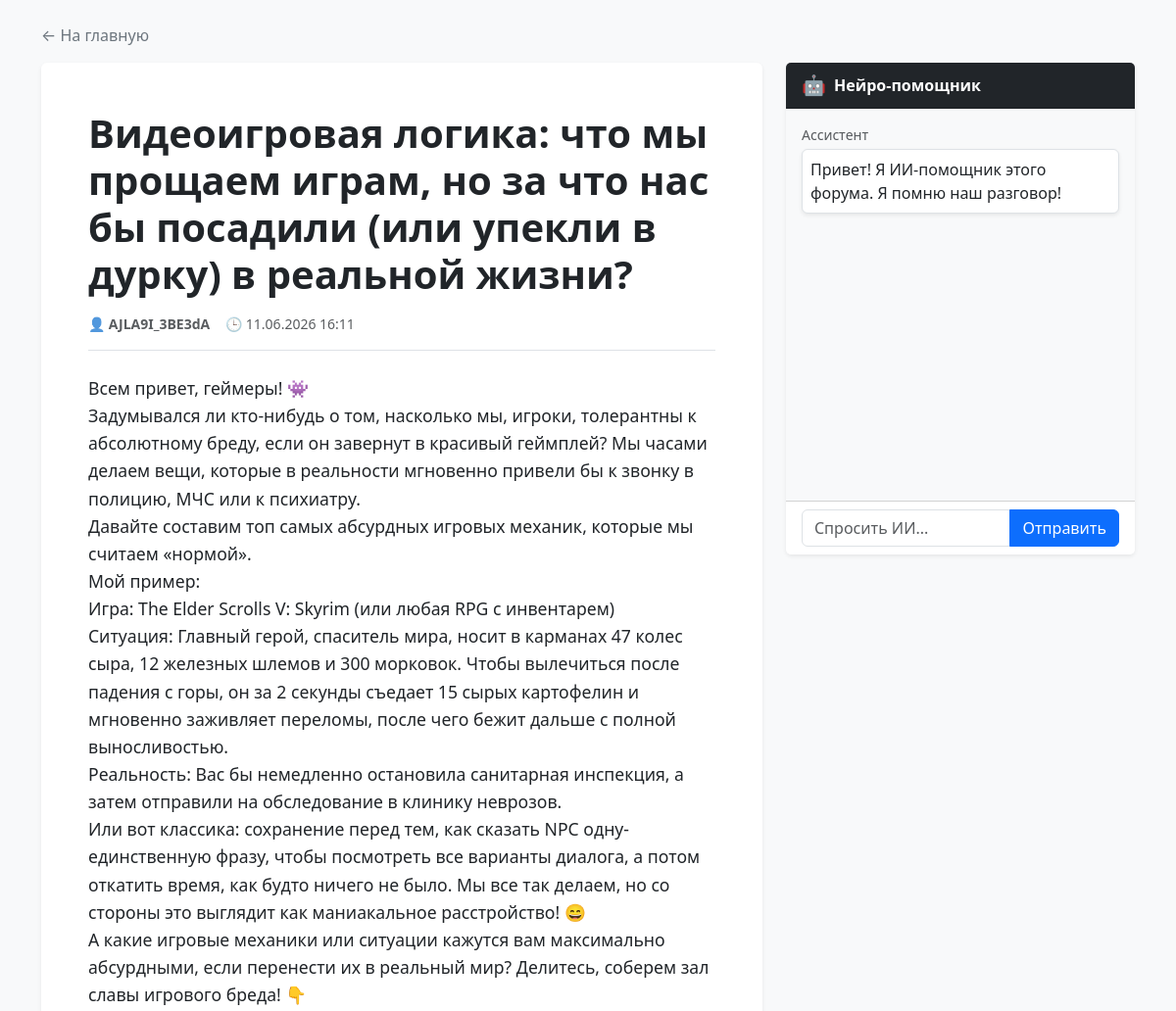
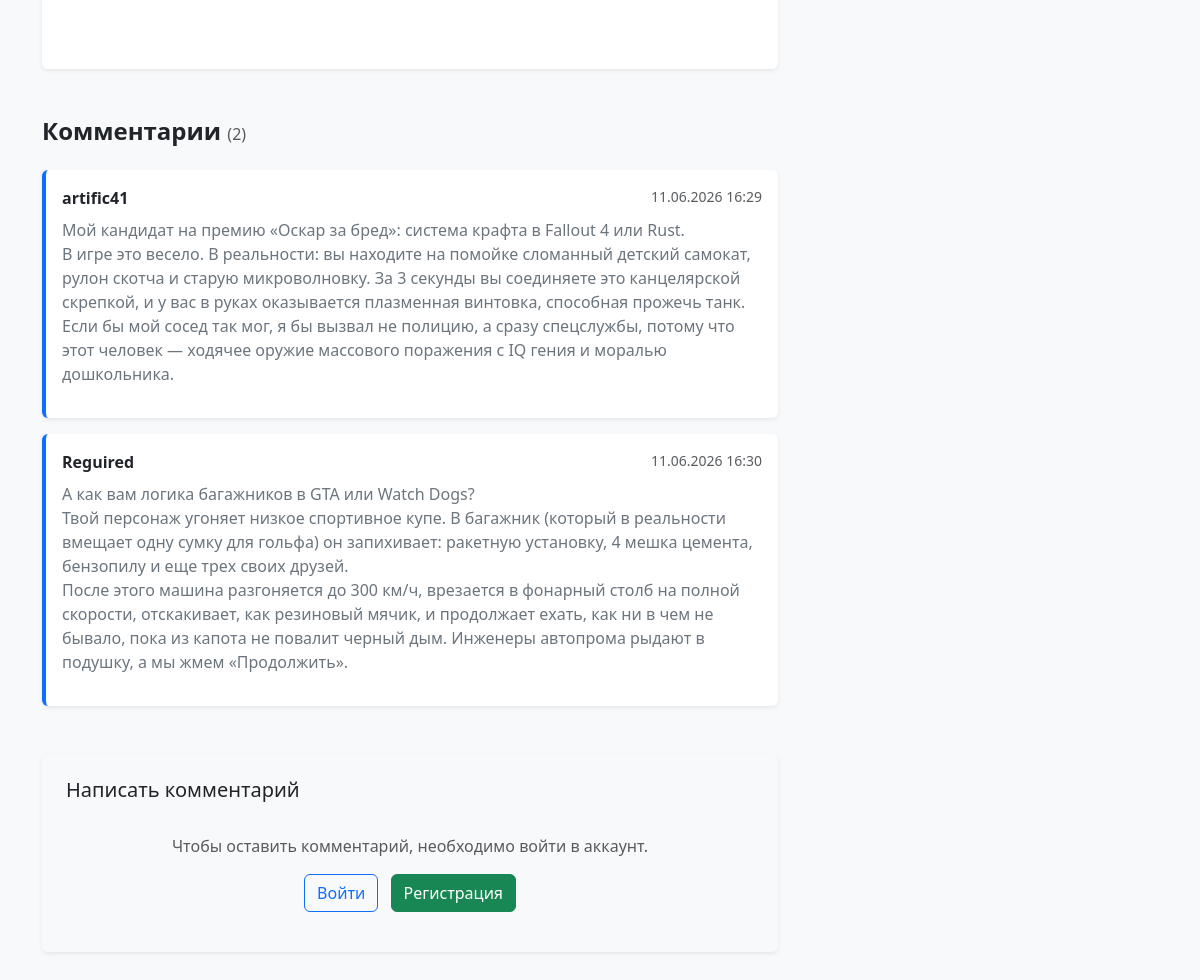
Screenshot of /post/7/ with the database file from the repository (2 pictures, top to bottom).
### forum/models.py (models this page shows, shortened)
class Post(models.Model):
    title = models.CharField(max_length=200)
    content = models.TextField()
    created_at = models.DateTimeField(auto_now_add=True)
    category = models.ForeignKey(
        Category,
        on_delete=models.CASCADE
    )
    author = models.ForeignKey(
    User,
    on_delete=models.CASCADE
)

class Comment(models.Model):
    content = models.TextField()
    author = models.ForeignKey(User, on_delete=models.CASCADE)
    created_at = models.DateTimeField(auto_now_add=True)
    post = models.ForeignKey(
        Post,
        on_delete=models.CASCADE
    )

### forum/views.py (the view)
# urls.py: path('post/<int:post_id>/', views.post_detail, name='post_detail'),
def post_detail(request, post_id):
    post = get_object_or_404(Post, id=post_id)
    if request.method == 'POST':
        form = CommentForm(request.POST)
        if form.is_valid():
            if not request.user.is_authenticated:
                return redirect('login')
            comment = form.save(commit=False)
            comment.post = post
            comment.author = request.user
            comment.save()
            return redirect(
                'post_detail',
                post_id=post.id
            )
    else:
        form = CommentForm()
    comments = post.comment_set.all()
    return render(
        request,
        'forum/post_detail.html',
        {
            'post': post,
            'comments': comments,
            'form': form
        }
    )

### forum/forms.py
class CommentForm(forms.ModelForm):
    class Meta:
        model = Comment
        fields = ['content']

### forum/templates/forum/post_detail.html (shortened to what this page needs)
<!DOCTYPE html>
<html lang="ru">
<head>
    <link href="https://cdn.jsdelivr.net/npm/bootstrap@5.3.7/dist/css/bootstrap.min.css" rel="stylesheet">
</head>
<body>
<div class="container mt-4 pb-5">
    <a href="/" class="text-decoration-none text-secondary mb-3 d-inline-block">
        &larr; На главную
    </a>
    <div class="row">
        <div class="col-lg-8">
            <div class="card shadow-sm border-0 mb-5">
                <div class="card-body p-4 p-sm-5">
                    <h1 class="card-title fw-bold mb-3">
                        {{ post.title }}
                    </h1>
                    <div class="d-flex align-items-center text-muted small mb-4 pb-3 border-bottom">
                        <span class="me-3">👤 <strong>{{ post.author.username }}</strong></span>
                        <span>🕒 {{ post.created_at|date:"d.m.Y H:i" }}</span>
                    </div>
                    <div class="post-content mb-4">
                        {{ post.content|linebreaks }}
                    </div>
                </div>
            </div>
            <h4 class="mb-4 fw-bold">Комментарии <span class="text-muted fs-6 fw-normal">({{ comments|length }})</span></h4>
            <div class="mb-5">
                {% for comment in comments %}
                    <div class="card border-0 shadow-sm mb-3 border-start border-primary border-4">
                        <div class="card-body py-3">
                            <div class="d-flex justify-content-between align-items-start mb-2">
                                <span class="fw-bold">
                                    {{ comment.author.username }}
                                </span>
                                <small class="text-muted">{{ comment.created_at|date:"d.m.Y H:i" }}</small>
                            </div>
                            <div class="mb-0 text-secondary">
                                {{ comment.content|linebreaks }}
                            </div>
                        </div>
                    </div>
                {% empty %}
                    <div class="alert alert-light text-center text-muted border border-dashed py-4 shadow-sm">
                        💬 Комментариев пока нет. Напишите первым!
                    </div>
                {% endfor %}
            </div>
            <div class="card shadow-sm border-0 bg-light mb-4">
                <div class="card-body p-4">
                    <h5 class="mb-3">Написать комментарий</h5>
                    {% if user.is_authenticated %}
                        <form method="post">
                            {% csrf_token %}
                            {{ form.as_p }}
                            <div class="text-end">
                                <button type="submit" class="btn btn-primary px-4 fw-bold shadow-sm">
                                    Отправить
                                </button>
                            </div>
                        </form>
                    {% else %}
                        <div class="text-center py-3">
                            <p class="text-muted mb-3">Чтобы оставить комментарий, необходимо войти в аккаунт.</p>
                            <a href="/login/" class="btn btn-outline-primary me-2">Войти</a>
                            <a href="/register/" class="btn btn-success">Регистрация</a>
                        </div>
                    {% endif %}
                </div>
            </div>
        </div>
        <div class="col-lg-4 mt-4 mt-lg-0">
            <div class="card shadow-sm border-0 sticky-top" style="top: 20px;">
                <div class="card-header bg-dark text-white d-flex align-items-center">
                    <span class="fs-5 me-2">🤖</span>
                    <strong>Нейро-помощник</strong>
                </div>
                <div class="card-body bg-light" style="height: 400px; overflow-y: auto;" id="chatBox">
                    <div class="mb-3" id="welcomeMsg">
                        <div class="text-muted small mb-1">Ассистент</div>
                        <div class="p-2 bg-white border rounded shadow-sm d-inline-block">
                            Привет! Я ИИ-помощник этого форума. Я помню наш разговор!
                        </div>
                    </div>
                </div>
                <div class="card-footer bg-white">
                    <div class="input-group">
                        <input type="text" id="aiInput" class="form-control" placeholder="Спросить ИИ...">
                        <button class="btn btn-primary" id="sendBtn" type="button">Отправить</button>
                    </div>
                </div>
            </div>
        </div>
    </div>
</div>
</body>
</html>

### forum/templates/forum/post_detail.html (style rules this page uses)
body { background-color: #f8f9fa; }
.post-content { font-size: 1.1rem; line-height: 1.6; color: #212529; }

### rows the page displays
Post: title "Видеоигровая логика: что мы прощаем играм, но за что нас бы посадили (или упекли в дурку) в реальной жизни?", author.username "AJLA9I_3BE3dA", created_at "11.06.2026 16:11", content "Всем привет, геймеры! 👾 Задумывался ли кто-нибудь о том, насколько мы, игроки, толерантны к абсолютному бреду, если он завернут в красивый геймплей? Мы часами делаем вещи, которые в реальности мгновенно привели бы к звонку в полицию, МЧС или к психиатру. Давайте составим топ самых абсурдных игровых механик, которые мы считаем «нормой». Мой пример: Игра: The Elder Scrolls V: Skyrim (или любая RPG с инвентарем) Ситуация: Главный герой, спаситель мира, носит в карманах 47 колес сыра, 12 железных шлемов и 300 морковок. Чтобы вылечиться после падения с горы, он за 2 секунды съедает 15 сырых картофелин и мгновенно заживляет переломы, после чего бежит дальше с полной выносливостью. Реальность: Вас…"
Comment: author.username "artific41", created_at "11.06.2026 16:29", content "Мой кандидат на премию «Оскар за бред»: система крафта в Fallout 4 или Rust. В игре это весело. В реальности: вы находите на помойке сломанный детский самокат, рулон скотча и старую микроволновку. За 3 секунды вы соединяете это канцелярской скрепкой, и у вас в руках оказывается плазменная винтовка, способная прожечь танк. Если бы мой сосед так мог, я бы вызвал не полицию, а сразу спецслужбы, потому что этот человек — ходячее оружие массового поражения с IQ гения и моралью дошкольника."
Comment: author.username "Reguired", created_at "11.06.2026 16:30", content "А как вам логика багажников в GTA или Watch Dogs? Твой персонаж угоняет низкое спортивное купе. В багажник (который в реальности вмещает одну сумку для гольфа) он запихивает: ракетную установку, 4 мешка цемента, бензопилу и еще трех своих друзей. После этого машина разгоняется до 300 км/ч, врезается в фонарный столб на полной скорости, отскакивает, как резиновый мячик, и продолжает ехать, как ни в чем не бывало, пока из капота не повалит черный дым. Инженеры автопрома рыдают в подушку, а мы жмем «Продолжить»."

### other values shown
{{ comments|length }} "2"
